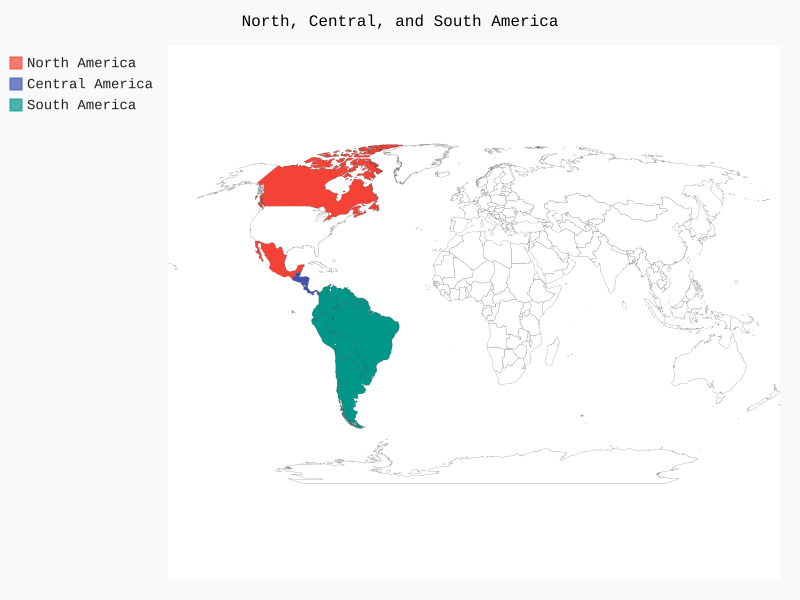

Write the Python code that produced this figure.
import pygal_maps_world.maps

wm = pygal_maps_world.maps.World()
wm.title = 'North, Central, and South America'

wm.add('North America',['ca','mx','us'])
wm.add('Central America',['bz','cr','gt','hn','ni','pa','sv'])
wm.add('South America',['ar','bo','br','cl','co','ec','gf',
    'gy','pe','py','sr','uy','ve'])

wm.render_to_file('americas.svg')
